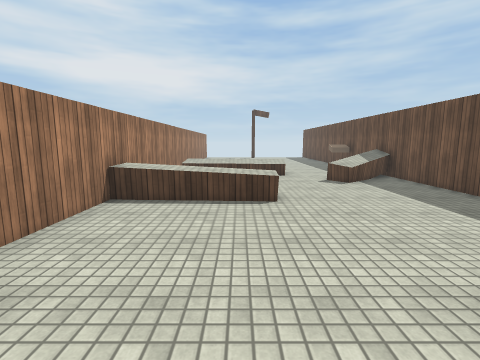
view 1 (above)

14 first-person views from a walk through a Unity game level. The camera is 1.5 m above the floor, tilts 8° down and sees 85° across. The floor is counted in squares, 1 m on a side. Each view is taken from the middle of a square. On the plan, view 1 faces up. The plan holds only what a view shows up to about 14 squares ahead; the rest is blank. The place goes on beyond the plan. Surface patterns are stand-ins for the level's own textures.

view 2
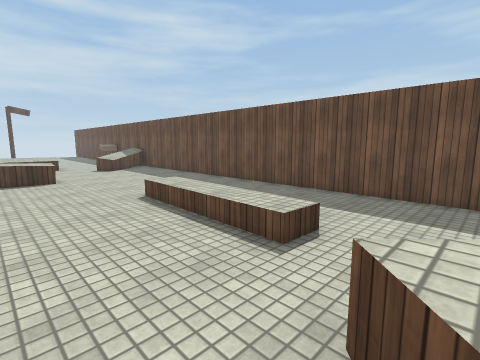

view 3
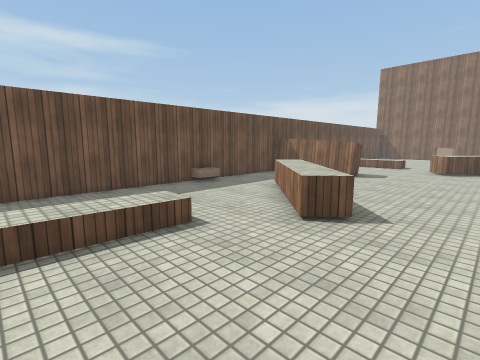

view 4
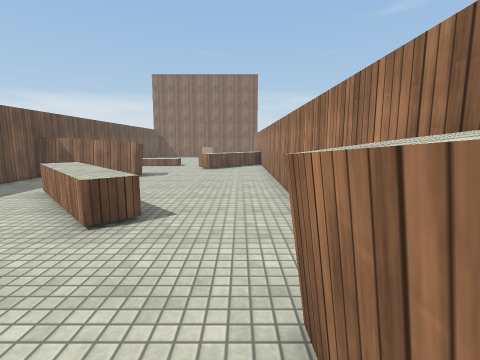

view 5
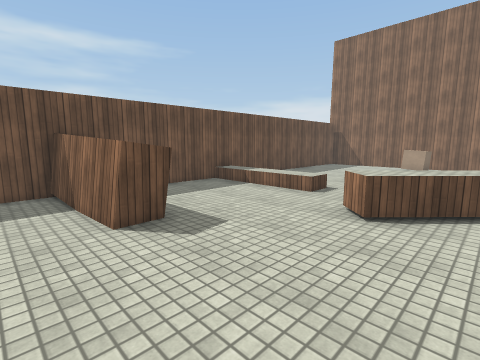

view 6
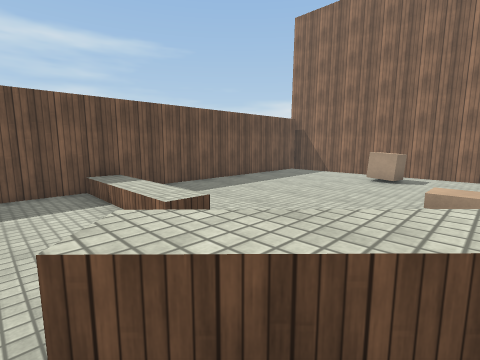

view 7
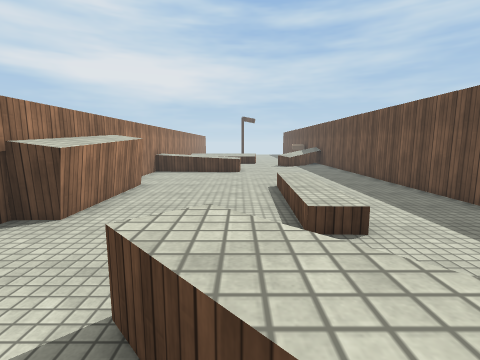

view 8
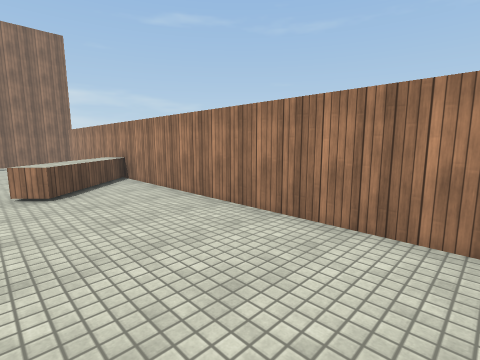

view 9
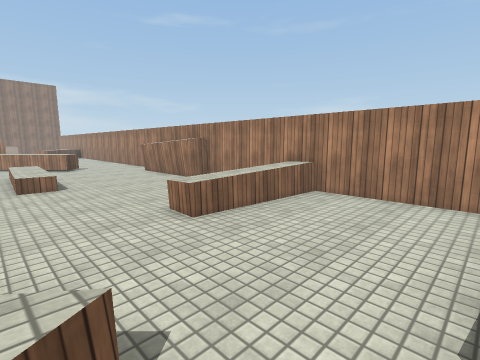

view 10
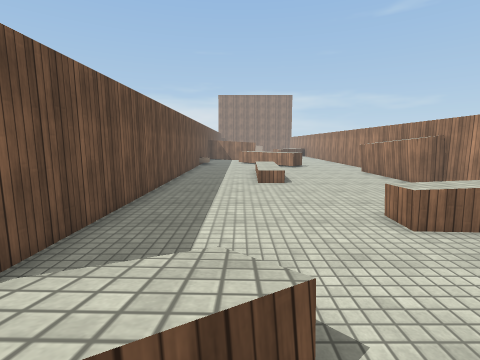

view 11
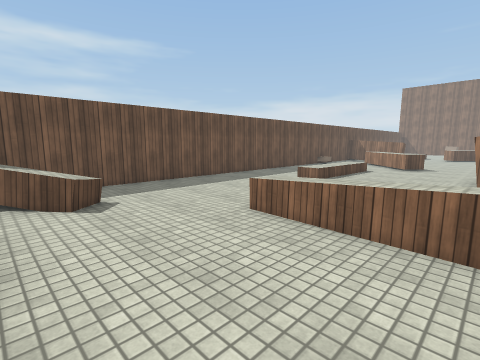

view 12
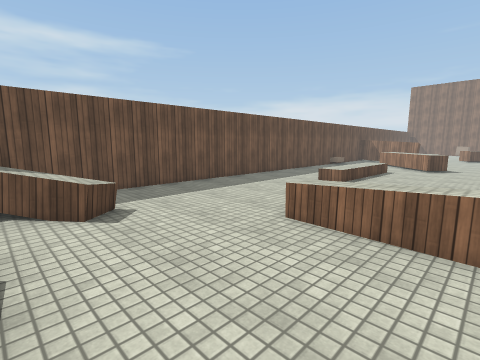

view 13
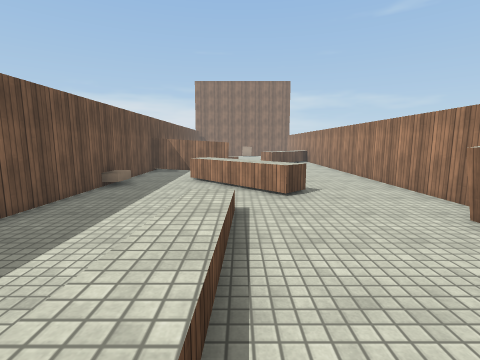

view 14
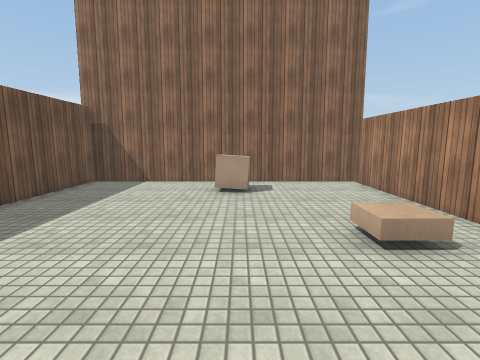

### Floor plan
Key: @ floor where view 1 was taken; # wall or solid block; . main floor; : floor 0.5 m higher than the main floor; / step, stairs or slope; = window, fence, low wall or low ledge; ^ raised ledge; O other object.
Columns run from 4 left of view 1 to 7 right of it. Each row starts with its distance up from view 1.
 12 #.....=..^^#
 11 #.......^^^#
 10 #.......^..#
  9 #..........#
  8 #^^^.......#
  7 #^^^^^.....#
  6 #..........#
  5 #..........#
  4 #..........#
  3 #..........#
  2 ##...../...#
  1 ##.....:...#
  0 ##..@.//...#
 -1 ##....//...#
 -2 #^....//...#
 -3 #.....//...#
 -4 #..........#
 -5 #...^^.....#
 -6 #....^^....#
 -7 #.....^^...#
 -8 #..... ^^..#
 -9 #.....  ...#
-10 #..........#
-11 #..........#
-12 #......#####
-13 #......^.  #
-14 #......... #
-15 #...=......#
-16 #..^^......#
-17 #.^^.......#
-18 #^^.../::::#
-19 #^  ....   #
-20 #  ........#
-21 # .........#
-22 #..O.......#
-23 #..........#
-24 #..........#
-25 #..........#
-26 #....OO....#
-27 #....O.....#
-28  ..........#
-29 ############

Positions as (right, up) in squares from view 1, and headings:
1: (0, 0), facing up
2: (-1, -5), facing up-right
3: (-2, 0), facing down-right
4: (-2, 0), facing down
5: (-2, -10), facing down-right
6: (-2, -15), facing down-right
7: (1, -7), facing up
8: (1, -7), facing down-left
9: (4, 12), facing down-left
10: (4, 12), facing down
11: (-3, 12), facing down-right
12: (-2, 12), facing down-right
13: (2, 3), facing down
14: (1, -18), facing down
